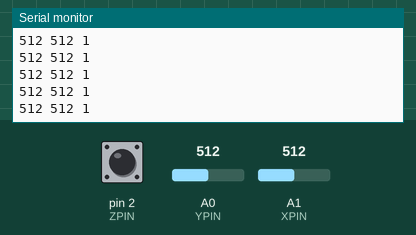
This sketch was run on a simulated Arduino Uno, built with avr-gcc and run on an emulated ATmega328P. On the bench: the last lines printed to the serial monitor. The test bench sets the inputs (shaded band); at power-on: A0 (YPIN) = 512, pin 2 (ZPIN) HIGH, A1 (XPIN) = 512.

Above: at 1.2 s.
1.3 s: A0 (YPIN) set to 109
At 1.8 s:
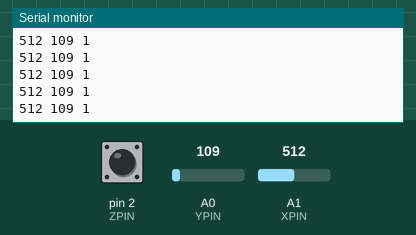
2.8 s: A0 (YPIN) set to 91
At 3.8 s:
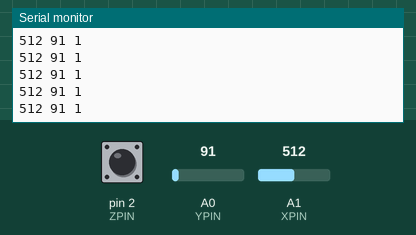
4.3 s: A0 (YPIN) set to 11
At 5.0 s:
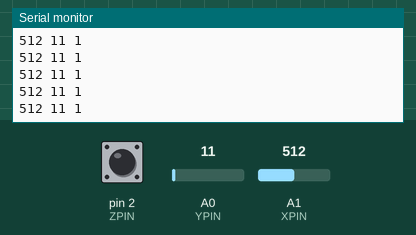
7.3 s: A0 (YPIN) set to 8
At 8.1 s:
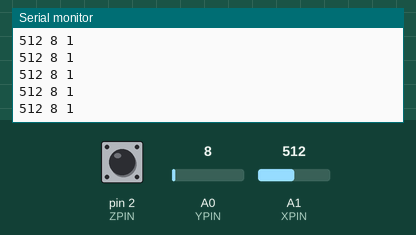
Timing chart, 0 to 10.3 s (numbered marks = the images above; inputs shaded):
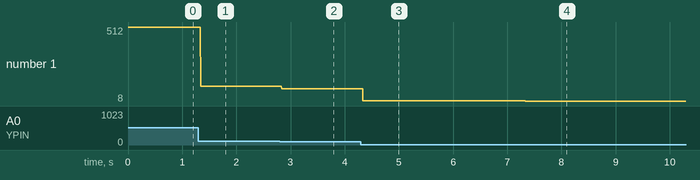

The sketch:

ps2_head.ino
```cpp
#define ZPIN 2
#define YPIN 14
#define XPIN 15

void setup() {
  pinMode(ZPIN, INPUT_PULLUP);
  pinMode(XPIN, INPUT);
  pinMode(YPIN, INPUT);
  Serial.begin(19200);           //  setup serial
}

void loop() {
  int x = analogRead(XPIN);
  int y = analogRead(YPIN);
  int z = digitalRead(ZPIN);
  Serial.print(x + String(" "));
  Serial.print(y + String(" "));
  Serial.println(z);
}
```

Measured:
- after the input at 1.3 s, the serial monitor: prints a new line at once (image 1)
- after the input at 2.8 s, the serial monitor: prints a new line at once (image 2)
- after the input at 4.3 s, the serial monitor: prints a new line at once (image 3)
- after the input at 7.3 s, the serial monitor: prints a new line at once (image 4)
- plotted number 1: 512 → 109 after the input at 1.3 s, 109 → 91 after the input at 2.8 s, 91 → 11 after the input at 4.3 s, 11 → 8 after the input at 7.3 s
